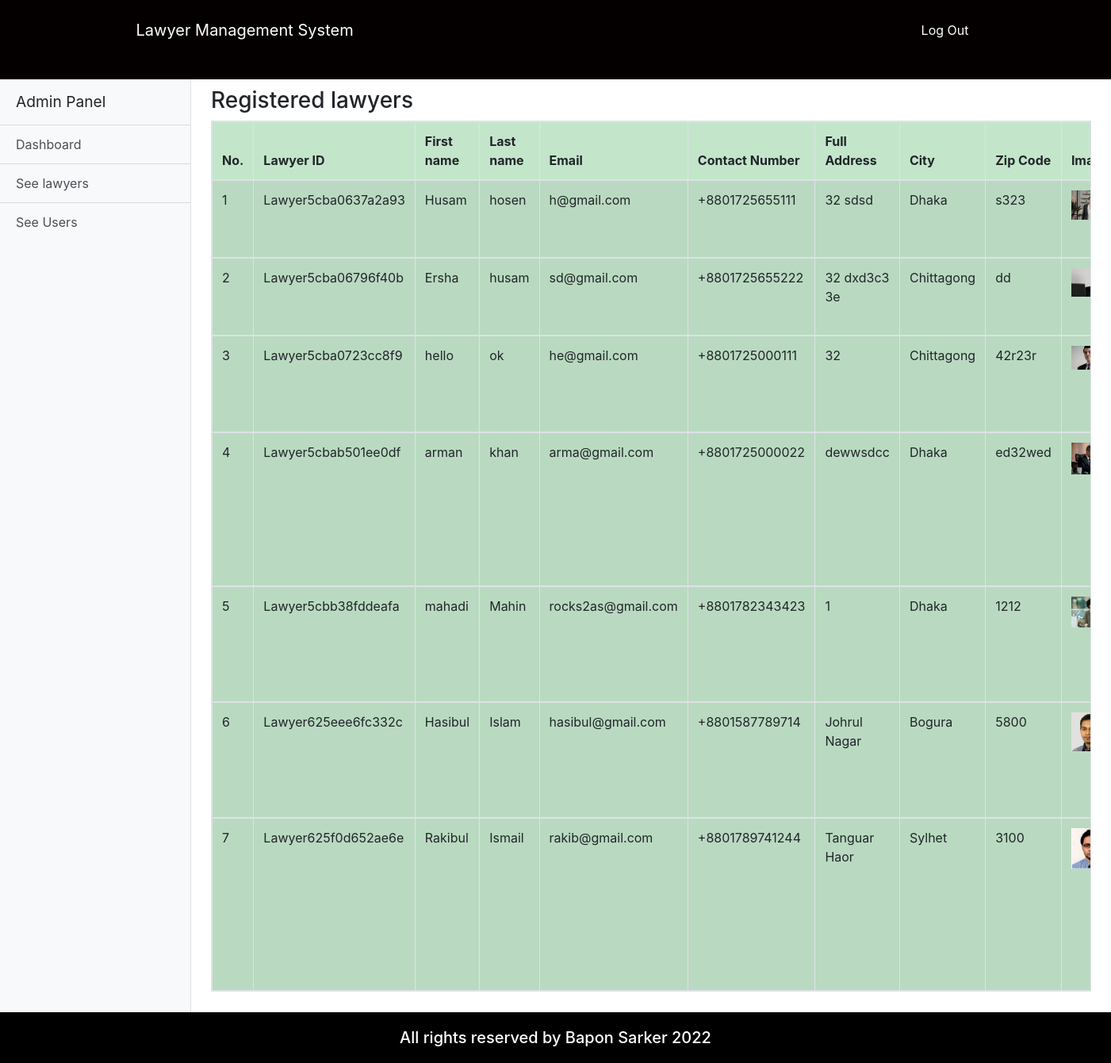
/admin_lawyer.php (signed in), run on the app's committed database.
### tables this page shows
CREATE TABLE `user` (
  `u_id` varchar(20) NOT NULL,
  `first_Name` varchar(100) NOT NULL,
  `last_Name` varchar(100) NOT NULL,
  `email` varchar(100) NOT NULL,
  `password` varchar(100) NOT NULL,
  `status` varchar(100) NOT NULL,
  `role` varchar(100) NOT NULL
);

CREATE TABLE `lawyer` (
  `lawyer_id` varchar(20) NOT NULL,
  `contact_Number` varchar(15) NOT NULL,
  `university_College` varchar(100) NOT NULL,
  `degree` varchar(100) NOT NULL,
  `passing_year` varchar(100) NOT NULL,
  `full_address` varchar(200) NOT NULL,
  `city` varchar(50) NOT NULL,
  `zip_code` varchar(50) NOT NULL,
  `practise_Length` varchar(100) NOT NULL,
  `case_handle` varchar(500) NOT NULL,
  `speciality` varchar(100) NOT NULL,
  `image` varchar(150) NOT NULL
);

### admin_lawyer.php (the view, shortened to what this page needs)
<?php
	if($_SESSION['login']==TRUE AND $_SESSION['status']=='Active'){
	?>
	<!doctype html>
	<html lang="en">
		<head>
			<link rel="stylesheet" href="https://use.fontawesome.com/releases/v5.8.1/css/all.css">
			<link rel="stylesheet" href="css/all.css">
			<link rel="stylesheet" href="css/simple-sidebar.css">
			<link rel="stylesheet" href="css/bootstrap.css">
			<link rel="stylesheet" href="css/style.css">
			<link rel="stylesheet" href="css/media.css">
		</head>
		<body>
			<header class="customnav">
				<div class="container">
					<div class="row">
						<div class="col-md-12">
							<nav class="navbar navbar-expand-lg ">
								<a class="navbar-brand cus-a" href="#">Lawyer Management System</a>
								<div class="collapse navbar-collapse" id="navbarSupportedContent">
									<ul class="navbar-nav ml-auto ">
										<li class="">
											<a class="nav-link cus-a" href="logout.php">Log Out</a>
										</li>
									</ul>
								</div>
							</nav>
						</div>
					</div>
				</div>
			</header>
			<body>
				<div class="d-flex" id="wrapper">
					<div class="bg-light border-right" id="sidebar-wrapper">
						<div class="sidebar-heading">Admin Panel</div>
						<div class="list-group list-group-flush">
							<a href="admin_dashboard.php" class="list-group-item list-group-item-action bg-light">Dashboard</a>
							<a href="admin_lawyer.php" class="list-group-item list-group-item-action bg-light">See lawyers</a>
							<a href="admin_user.php" class="list-group-item list-group-item-action bg-light">See Users</a>
						</div>
					</div>
					<section class="bookingrqst">
						<div class="container">
							<div class="span7">
								<div class="widget stacked widget-table action-table">
									<div class="widget-header">
										<h3>Registered lawyers</h3>
									</div>
									<div class="widget-content">
										<table class="table table-striped table-bordered  table-success table-responsive">
											<thead>
												<tr>
													<th>No.</th>
													<th>Lawyer ID</th>
													<th>First name</th>
													<th>Last name</th>
													<th>Email</th>
													<th>Contact Number</th>
													<th>Full Address</th>
													<th>City</th>
													<th>Zip Code</th>
													<th>Image</th>
												</tr>
											</thead>
											<?php
												$conn = connect();
												$result = mysqli_query($conn,"SELECT * FROM user INNER JOIN lawyer on user.u_id=lawyer.lawyer_id");
												$counter = 0;
												while($row = mysqli_fetch_array($result)) {
												?>
												<tbody id="myTable">
													<tr>
														<td><?php echo ++$counter ;?></td>
														<td><?php echo $row["u_id"]; ?></td>
														<td><?php echo $row["first_Name"]; ?></td>
														<td><?php echo $row["last_Name"]; ?></td>
														<td><?php echo $row["email"]; ?></td>
														<td>+88<?php echo $row["contact_Number"]; ?></td>
														<td><?php echo $row["full_address"]; ?></td>
														<td><?php echo $row["city"]; ?></td>
														<td><?php echo $row["zip_code"]; ?></td>
														<td><img src="images/upload/<?php echo $row["image"]; ?>" class="img-fluid " alt="<?php echo $row["image"]; ?>"></td>
													</tr>
													<?php
													}
												?>
											</table>
										</div>
									</div>
								</div>
							</div>
						</section>
					</div>
					</body>
					<footer>
					<div class="container">
					<div class="row">
					<div class="col">
					<h5>All rights reserved by Bapon Sarker 2022</h5>
					</div>
					</div>
					</div>
					</footer>
					</body>
					</html>
					<?php
					}else
					header('location:login.php?deactivate');
					?>

### css/simple-sidebar.css (style rules this page uses)
body { overflow-x: hidden; }
#sidebar-wrapper { min-height: 100vh; margin-left: -15rem; -webkit-transition: margin .25s ease-out; -moz-transition: margin .25s ease-out; -o-transition: margin .25s ease-out; transition: margin .25s ease-out; }
#sidebar-wrapper .sidebar-heading { padding: 0.875rem 1.25rem; font-size: 1.2rem; }
#sidebar-wrapper .list-group { width: 15rem; }
@media (min-width: 768px) { #sidebar-wrapper { margin-left: 0; } }

### css/style.css (style rules this page uses)
* { margin: 0; padding: 0; }
html { height: 100% !important; }
body { display: flex !important; min-height: 100% !important; flex-direction: column; }
.customnav { background-color: #040000; height: 100px; }
.customnav a { margin: 10px 10px; }
.cus-a { color: white !important; }
footer { margin-top: auto; background-color: black; color: white; }
footer h5 { text-align: center; margin: 20px 0px; }
.bookingrqst { margin: 10px; }

### data on the page
user: u_id "Lawyer5cba0637a2a93", first_Name "Husam", last_Name "hosen", email "h@gmail.com", lawyer.contact_Number "01725655111", lawyer.full_address "32 sdsd", lawyer.city "Dhaka", lawyer.zip_code "s323", lawyer.image (picture)
user: u_id "Lawyer5cba06796f40b", first_Name "Ersha", last_Name "husam", email "sd@gmail.com", lawyer.contact_Number "01725655222", lawyer.full_address "32 dxd3c3 3e", lawyer.city "Chittagong", lawyer.zip_code "dd", lawyer.image (picture)
user: u_id "Lawyer5cba0723cc8f9", first_Name "hello", last_Name "ok", email "he@gmail.com", lawyer.contact_Number "01725000111", lawyer.full_address "32", lawyer.city "Chittagong", lawyer.zip_code "42r23r", lawyer.image (picture)
user: u_id "Lawyer5cbab501ee0df", first_Name "arman", last_Name "khan", email "arma@gmail.com", lawyer.contact_Number "01725000022", lawyer.full_address "dewwsdcc", lawyer.city "Dhaka", lawyer.zip_code "ed32wed", lawyer.image (picture)
user: u_id "Lawyer5cbb38fddeafa", first_Name "mahadi", last_Name "Mahin", email "rocks2as@gmail.com", lawyer.contact_Number "01782343423", lawyer.full_address "1", lawyer.city "Dhaka", lawyer.zip_code "1212", lawyer.image (picture)
user: u_id "Lawyer625eee6fc332c", first_Name "Hasibul", last_Name "Islam", email "hasibul@gmail.com", lawyer.contact_Number "01587789714", lawyer.full_address "Johrul Nagar", lawyer.city "Bogura", lawyer.zip_code "5800", lawyer.image (picture)
user: u_id "Lawyer625f0d652ae6e", first_Name "Rakibul", last_Name "Ismail", email "rakib@gmail.com", lawyer.contact_Number "01789741244", lawyer.full_address "Tanguar Haor", lawyer.city "Sylhet", lawyer.zip_code "3100", lawyer.image (picture)
